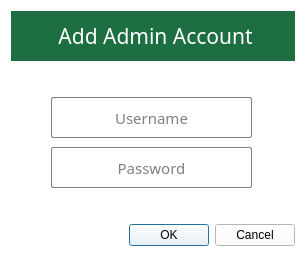
<?xml version="1.0" encoding="UTF-8"?>
<ui version="4.0">
 <class>Dialog</class>
 <widget class="QDialog" name="Dialog">
  <property name="geometry">
   <rect>
    <x>0</x>
    <y>0</y>
    <width>306</width>
    <height>258</height>
   </rect>
  </property>
  <property name="minimumSize">
   <size>
    <width>306</width>
    <height>256</height>
   </size>
  </property>
  <property name="maximumSize">
   <size>
    <width>603</width>
    <height>547</height>
   </size>
  </property>
  <property name="windowTitle">
   <string>Dialog</string>
  </property>
  <property name="styleSheet">
   <string notr="true">background-color: rgb(255, 255, 255);</string>
  </property>
  <layout class="QVBoxLayout" name="verticalLayout">
   <item>
    <widget class="QWidget" name="menu_widget" native="true">
     <property name="minimumSize">
      <size>
       <width>0</width>
       <height>50</height>
      </size>
     </property>
     <property name="maximumSize">
      <size>
       <width>16777215</width>
       <height>50</height>
      </size>
     </property>
     <property name="styleSheet">
      <string notr="true">background-color: rgb(29, 111, 66);</string>
     </property>
     <layout class="QHBoxLayout" name="horizontalLayout_2">
      <property name="spacing">
       <number>0</number>
      </property>
      <property name="leftMargin">
       <number>0</number>
      </property>
      <property name="topMargin">
       <number>0</number>
      </property>
      <property name="rightMargin">
       <number>0</number>
      </property>
      <property name="bottomMargin">
       <number>0</number>
      </property>
      <item>
       <widget class="QWidget" name="widget_3" native="true"/>
      </item>
      <item>
       <widget class="QLabel" name="account_label">
        <property name="font">
         <font>
          <family>Segoe UI Light</family>
          <pointsize>16</pointsize>
         </font>
        </property>
        <property name="styleSheet">
         <string notr="true">color: rgb(255, 255, 255);</string>
        </property>
        <property name="text">
         <string> Add Admin Account</string>
        </property>
        <property name="alignment">
         <set>Qt::AlignLeading|Qt::AlignLeft|Qt::AlignVCenter</set>
        </property>
       </widget>
      </item>
      <item>
       <widget class="QWidget" name="widget_2" native="true"/>
      </item>
     </layout>
    </widget>
   </item>
   <item>
    <widget class="QWidget" name="widget" native="true">
     <property name="minimumSize">
      <size>
       <width>585</width>
       <height>444</height>
      </size>
     </property>
     <property name="maximumSize">
      <size>
       <width>585</width>
       <height>16777215</height>
      </size>
     </property>
     <widget class="QLabel" name="label_3">
      <property name="geometry">
       <rect>
        <x>30</x>
        <y>10</y>
        <width>121</width>
        <height>30</height>
       </rect>
      </property>
      <property name="minimumSize">
       <size>
        <width>0</width>
        <height>0</height>
       </size>
      </property>
      <property name="maximumSize">
       <size>
        <width>16777215</width>
        <height>16777215</height>
       </size>
      </property>
      <property name="font">
       <font>
        <family>Segoe UI</family>
        <pointsize>13</pointsize>
       </font>
      </property>
      <property name="styleSheet">
       <string notr="true"/>
      </property>
      <property name="text">
       <string/>
      </property>
      <property name="alignment">
       <set>Qt::AlignLeading|Qt::AlignLeft|Qt::AlignVCenter</set>
      </property>
     </widget>
     <widget class="QLineEdit" name="username">
      <property name="geometry">
       <rect>
        <x>40</x>
        <y>30</y>
        <width>201</width>
        <height>41</height>
       </rect>
      </property>
      <property name="font">
       <font>
        <family>Segoe UI Light</family>
        <pointsize>11</pointsize>
        <weight>3</weight>
        <italic>false</italic>
        <bold>false</bold>
       </font>
      </property>
      <property name="styleSheet">
       <string notr="true">
border : 1 solid gray;
border-radius:  2;
font: 25 11pt &quot;Segoe UI Light&quot;;</string>
      </property>
      <property name="echoMode">
       <enum>QLineEdit::Normal</enum>
      </property>
      <property name="alignment">
       <set>Qt::AlignCenter</set>
      </property>
      <property name="placeholderText">
       <string>Username</string>
      </property>
     </widget>
     <widget class="QLineEdit" name="password">
      <property name="geometry">
       <rect>
        <x>40</x>
        <y>80</y>
        <width>201</width>
        <height>41</height>
       </rect>
      </property>
      <property name="font">
       <font>
        <family>Segoe UI Light</family>
        <pointsize>11</pointsize>
        <weight>3</weight>
        <italic>false</italic>
        <bold>false</bold>
       </font>
      </property>
      <property name="styleSheet">
       <string notr="true">
border : 1 solid gray;
border-radius:  2;
font: 25 11pt &quot;Segoe UI Light&quot;;</string>
      </property>
      <property name="echoMode">
       <enum>QLineEdit::Normal</enum>
      </property>
      <property name="alignment">
       <set>Qt::AlignCenter</set>
      </property>
      <property name="placeholderText">
       <string>Password</string>
      </property>
     </widget>
    </widget>
   </item>
   <item>
    <widget class="QDialogButtonBox" name="buttonBox">
     <property name="minimumSize">
      <size>
       <width>0</width>
       <height>23</height>
      </size>
     </property>
     <property name="maximumSize">
      <size>
       <width>16777215</width>
       <height>23</height>
      </size>
     </property>
     <property name="orientation">
      <enum>Qt::Horizontal</enum>
     </property>
     <property name="standardButtons">
      <set>QDialogButtonBox::Cancel|QDialogButtonBox::Ok</set>
     </property>
    </widget>
   </item>
  </layout>
 </widget>
 <resources>
  <include location="../archive-system/icons.qrc"/>
 </resources>
 <connections>
  <connection>
   <sender>buttonBox</sender>
   <signal>accepted()</signal>
   <receiver>Dialog</receiver>
   <slot>accept()</slot>
   <hints>
    <hint type="sourcelabel">
     <x>248</x>
     <y>254</y>
    </hint>
    <hint type="destinationlabel">
     <x>157</x>
     <y>274</y>
    </hint>
   </hints>
  </connection>
  <connection>
   <sender>buttonBox</sender>
   <signal>rejected()</signal>
   <receiver>Dialog</receiver>
   <slot>reject()</slot>
   <hints>
    <hint type="sourcelabel">
     <x>316</x>
     <y>260</y>
    </hint>
    <hint type="destinationlabel">
     <x>286</x>
     <y>274</y>
    </hint>
   </hints>
  </connection>
 </connections>
</ui>
